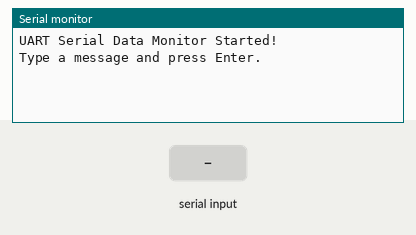
A sketch run on a simulated Arduino Uno, built with avr-gcc and run on an emulated ATmega328P. On the bench: the last lines printed to the serial monitor. The inputs (shaded band) are chosen by the test bench.

Above: at 1.2 s.
1.3 s: "1\n" received over Serial
At 1.8 s:
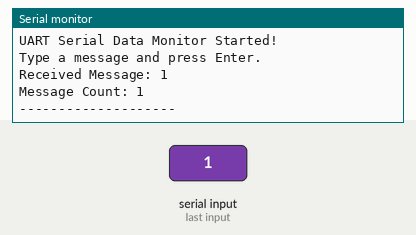
2.8 s: "0\n" received over Serial
At 4.0 s:
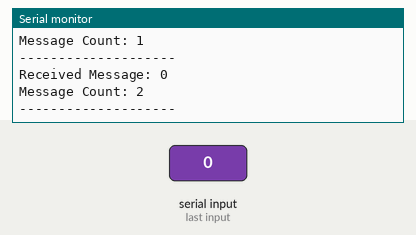
4.3 s: "2\n" received over Serial
At 5.3 s:
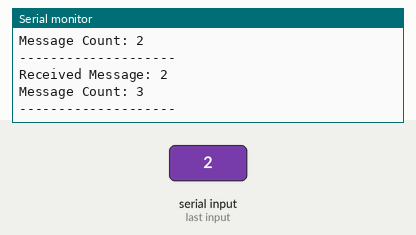

The sketch:

uart_serial_data_monitor.ino
```cpp
String receivedText = "";
unsigned int messageCount = 0;

void setup() {
  Serial.begin(9600);

  Serial.println("UART Serial Data Monitor Started!");
  Serial.println("Type a message and press Enter.");
}

void loop() {
  if (Serial.available() > 0) {
    receivedText = Serial.readStringUntil('\n');
    receivedText.trim();

    if (receivedText.length() > 0) {
      messageCount++;

      Serial.print("Received Message: ");
      Serial.println(receivedText);

      Serial.print("Message Count: ");
      Serial.println(messageCount);
      Serial.println("--------------------");
    }
  }
}
```

Measured:
- after the input at 1.3 s, the serial monitor: prints a new line at once (image 1)
- after the input at 2.8 s, the serial monitor: prints a new line at once (image 2)
- after the input at 4.3 s, the serial monitor: prints a new line at once (image 3)
